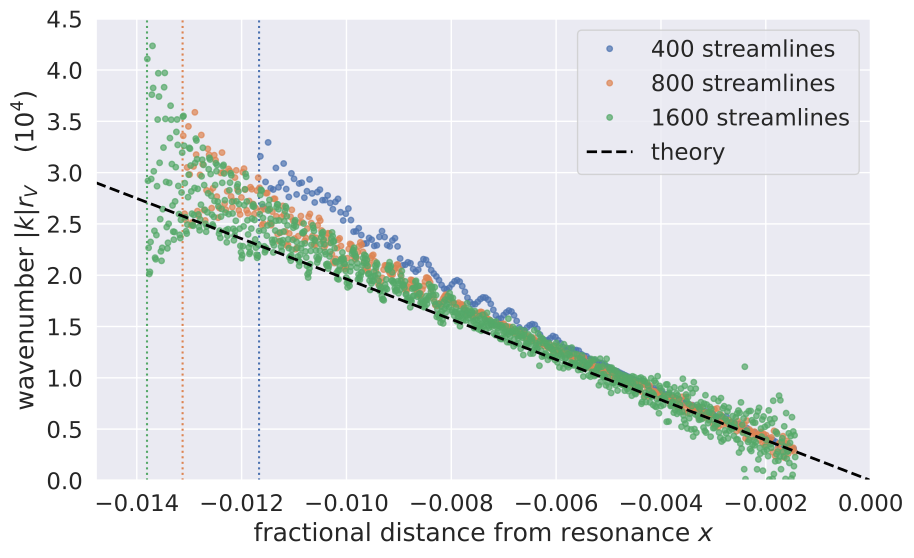

Python code for this plot:
#wavenumber.py
#
#by Joe Hahn and Claude Code, joe.hahn@jmh-datasciences.com, 12 November 2026.
#
#the paper's wavenumber figure (Section 4.1.4): the simulated bending wave's dimensionless wavenumber |k| r_V versus
#fractional distance from resonance x at the end of tests/bending_waves, in the same ring simulated with 400, 800 and
#1600 streamlines (resolution_runs), against the continuum dispersion relation of Shu (1984), D|x| = 2 pi G sigma |k|
#(Eqn. 37; notes/equations.md B7). The simulated k is the radial gradient of the phase of the wave part of each
#streamline's complex amplitude h, h - L_V/x: k = d arg(h - L_V/x)/dr, the change in that phase between neighboring
#streamlines divided by their separation (B21).
#Needs that test's outputs: uv run python tools/run_simulations.py tests/bending_waves
#
#Drawn by figure(runs), which tests/bending_waves/bending_waves.ipynb also calls, so the two are identical.
#
#usage, from the repo's top folder:
#   uv run python paper/figures/wavenumber.py     (writes wavenumber.pdf and wavenumber.png)

import sys
from pathlib import Path

import matplotlib.pyplot as plt
import numpy as np

HERE = Path(__file__).resolve().parent
REPO = HERE.parent.parent
for folder in ('source', 'fast', 'tests'):
    if str(REPO/folder) not in sys.path:
        sys.path.insert(0, str(REPO/folder))
sys.path.insert(0, str(HERE))
from figstyle import style
from vertical_analysis import simulated_h, wave_wavenumber, wavenumber_profile, behind_front


def figure(runs):
    """The figure, from the runs at each number of streamlines, [(p, o), ...] (resolution_runs), coarsest first."""
    with style(font_scale=1.5) as color_seq:
        f, ax = plt.subplots(figsize=(10, 6))
        for (p, o), color in zip(runs, color_seq):
            sat, x, h = simulated_h(p, o, -1)
            A_V = sat.mass_final*sat.A_V_per_mass
            x_mid, k_sim = wavenumber_profile(x, h - 1j*A_V/(sat.D_V*x), sat.r_V)    #the wave part, h - L_V/x
            behind, x_front = behind_front(p, o, sat, x_mid)
            ax.plot(x_mid[behind], np.abs(k_sim[behind])*sat.r_V/1.0e4, marker='o', markersize=4, linestyle='none',
                alpha=0.7, color=color, label=f"{p['number_of_streamlines']} streamlines")
            ax.axvline(x_front, color=color, linewidth=1.5, linestyle='dotted')
        x_theory = np.linspace(x.min(), 0.0, 400)
        ax.plot(x_theory, wave_wavenumber(p, sat, x_theory)*sat.r_V/1.0e4, linestyle='dashed', linewidth=2,
            color='black', label='theory')
        ax.set_xlim(x.min(), 0.0)
        ax.set_ylim(0.0, 4.5)
        ax.set_xlabel(r'fractional distance from resonance $x$')
        ax.set_ylabel(r'wavenumber $|k|r_V$    ($10^4$)')
        ax.legend(loc='upper right')
    return f


if __name__ == '__main__':
    import matplotlib
    matplotlib.use('Agg')
    from vertical_analysis import resolution_runs
    f = figure(resolution_runs(REPO/'tests'/'bending_waves'))
    for ext in ('pdf', 'png'):
        f.savefig(HERE/f'wavenumber.{ext}', bbox_inches='tight', dpi=130)
        print('wrote', HERE/f'wavenumber.{ext}')
